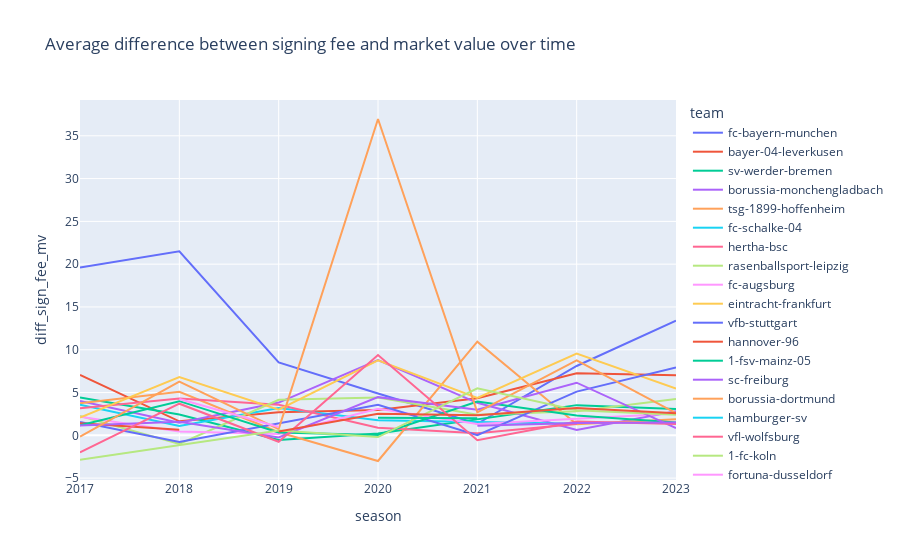

Write notebook code for a chart like this one.
### Code cell
px.line(
    df_diff_sign_fee_mv,
    x="season",
    y="diff_sign_fee_mv",
    color="team",
    title="Average difference between signing fee and market value over time",
)

### Figure 1 — Plotly figure (JSON) as saved in the notebook; plotly's stock layout.template omitted (floating-point values rounded to 4 significant figures)
{"data": [{"hovertemplate": "team=fc-bayern-munchen<br>season=%{x}<br>diff_sign_fee_mv=%{y}<extra></extra>", "legendgroup": "fc-bayern-munchen", "line": {"color": "#636efa", "dash": "solid"}, "marker": {"symbol": "circle"}, "mode": "lines", "name": "fc-bayern-munchen", "orientation": "v", "showlegend": true, "type": "scatter", "x": [2017, 2018, 2019, 2020, 2021, 2022, 2023], "xaxis": "x", "y": [19.6, 21.5, 8.529, 4.893, 1.35, 8.1, 13.4], "yaxis": "y"}, {"hovertemplate": "team=bayer-04-leverkusen<br>season=%{x}<br>diff_sign_fee_mv=%{y}<extra></extra>", "legendgroup": "bayer-04-leverkusen", "line": {"color": "#EF553B", "dash": "solid"}, "marker": {"symbol": "circle"}, "mode": "lines", "name": "bayer-04-leverkusen", "orientation": "v", "showlegend": true, "type": "scatter", "x": [2017, 2018, 2019, 2020, 2021, 2022, 2023], "xaxis": "x", "y": [7.06, 1.64, 2.7, 2.96, 4.328, 7.25, 7.011], "yaxis": "y"}, {"hovertemplate": "team=sv-werder-bremen<br>season=%{x}<br>diff_sign_fee_mv=%{y}<extra></extra>", "legendgroup": "sv-werder-bremen", "line": {"color": "#00cc96", "dash": "solid"}, "marker": {"symbol": "circle"}, "mode": "lines", "name": "sv-werder-bremen", "orientation": "v", "showlegend": true, "type": "scatter", "x": [2017, 2018, 2019, 2020, 2022, 2023], "xaxis": "x", "y": [4.417, 2.441, -0.5562, 0.2083, 3.529, 3.075], "yaxis": "y"}, {"hovertemplate": "team=borussia-monchengladbach<br>season=%{x}<br>diff_sign_fee_mv=%{y}<extra></extra>", "legendgroup": "borussia-monchengladbach", "line": {"color": "#ab63fa", "dash": "solid"}, "marker": {"symbol": "circle"}, "mode": "lines", "name": "borussia-monchengladbach", "orientation": "v", "showlegend": true, "type": "scatter", "x": [2017, 2018, 2019, 2020, 2021, 2022, 2023], "xaxis": "x", "y": [4, 1.46, 3.83, 8.8, 3.8, 0.625, 2.83], "yaxis": "y"}, {"hovertemplate": "team=tsg-1899-hoffenheim<br>season=%{x}<br>diff_sign_fee_mv=%{y}<extra></extra>", "legendgroup": "tsg-1899-hoffenheim", "line": {"color": "#FFA15A", "dash": "solid"}, "marker": {"symbol": "circle"}, "mode": "lines", "name": "tsg-1899-hoffenheim", "orientation": "v", "showlegend": true, "type": "scatter", "x": [2017, 2018, 2019, 2020, 2021, 2022, 2023], "xaxis": "x", "y": [3.76, 5.083, 0.3571, -3, 10.94, 1.3, 1.887], "yaxis": "y"}, {"hovertemplate": "team=fc-schalke-04<br>season=%{x}<br>diff_sign_fee_mv=%{y}<extra></extra>", "legendgroup": "fc-schalke-04", "line": {"color": "#19d3f3", "dash": "solid"}, "marker": {"symbol": "circle"}, "mode": "lines", "name": "fc-schalke-04", "orientation": "v", "showlegend": true, "type": "scatter", "x": [2017, 2018, 2019, 2020, 2022], "xaxis": "x", "y": [3.578, 1.1, 3.2, 1.75, 1.355], "yaxis": "y"}, {"hovertemplate": "team=hertha-bsc<br>season=%{x}<br>diff_sign_fee_mv=%{y}<extra></extra>", "legendgroup": "hertha-bsc", "line": {"color": "#FF6692", "dash": "solid"}, "marker": {"symbol": "circle"}, "mode": "lines", "name": "hertha-bsc", "orientation": "v", "showlegend": true, "type": "scatter", "x": [2017, 2018, 2019, 2020, 2021, 2022], "xaxis": "x", "y": [3.163, 4.3, 3.567, 0.8889, 0.25, 1.333], "yaxis": "y"}, {"hovertemplate": "team=rasenballsport-leipzig<br>season=%{x}<br>diff_sign_fee_mv=%{y}<extra></extra>", "legendgroup": "rasenballsport-leipzig", "line": {"color": "#B6E880", "dash": "solid"}, "marker": {"symbol": "circle"}, "mode": "lines", "name": "rasenballsport-leipzig", "orientation": "v", "showlegend": true, "type": "scatter", "x": [2017, 2018, 2019, 2020, 2021, 2022, 2023], "xaxis": "x", "y": [2.263, -1, 4.149, 4.417, 2.4, 2.8, 4.237], "yaxis": "y"}, {"hovertemplate": "team=fc-augsburg<br>season=%{x}<br>diff_sign_fee_mv=%{y}<extra></extra>", "legendgroup": "fc-augsburg", "line": {"color": "#FF97FF", "dash": "solid"}, "marker": {"symbol": "circle"}, "mode": "lines", "name": "fc-augsburg", "orientation": "v", "showlegend": true, "type": "scatter", "x": [2017, 2018, 2019, 2020, 2021, 2022, 2023], "xaxis": "x", "y": [2.167, 0.4375, 0.155, 3.1, 1.333, 1.973, 2.55], "yaxis": "y"}, {"hovertemplate": "team=eintracht-frankfurt<br>season=%{x}<br>diff_sign_fee_mv=%{y}<extra></extra>", "legendgroup": "eintracht-frankfurt", "line": {"color": "#FECB52", "dash": "solid"}, "marker": {"symbol": "circle"}, "mode": "lines", "name": "eintracht-frankfurt", "orientation": "v", "showlegend": true, "type": "scatter", "x": [2017, 2018, 2019, 2020, 2021, 2022, 2023], "xaxis": "x", "y": [2.075, 6.81, 2.995, 8.758, 4.381, 9.555, 5.453], "yaxis": "y"}, {"hovertemplate": "team=vfb-stuttgart<br>season=%{x}<br>diff_sign_fee_mv=%{y}<extra></extra>", "legendgroup": "vfb-stuttgart", "line": {"color": "#636efa", "dash": "solid"}, "marker": {"symbol": "circle"}, "mode": "lines", "name": "vfb-stuttgart", "orientation": "v", "showlegend": true, "type": "scatter", "x": [2017, 2018, 2020, 2021, 2022, 2023], "xaxis": "x", "y": [1.571, -0.7678, 3.567, 0.025, 5.108, 7.93], "yaxis": "y"}, {"hovertemplate": "team=hannover-96<br>season=%{x}<br>diff_sign_fee_mv=%{y}<extra></extra>", "legendgroup": "hannover-96", "line": {"color": "#EF553B", "dash": "solid"}, "marker": {"symbol": "circle"}, "mode": "lines", "name": "hannover-96", "orientation": "v", "showlegend": true, "type": "scatter", "x": [2017, 2018], "xaxis": "x", "y": [1.4, 0.6375], "yaxis": "y"}, {"hovertemplate": "team=1-fsv-mainz-05<br>season=%{x}<br>diff_sign_fee_mv=%{y}<extra></extra>", "legendgroup": "1-fsv-mainz-05", "line": {"color": "#00cc96", "dash": "solid"}, "marker": {"symbol": "circle"}, "mode": "lines", "name": "1-fsv-mainz-05", "orientation": "v", "showlegend": true, "type": "scatter", "x": [2017, 2018, 2019, 2020, 2021, 2022, 2023], "xaxis": "x", "y": [1.182, 3.992, 0.3361, 0.05, 3.95, 2.312, 1.5], "yaxis": "y"}, {"hovertemplate": "team=sc-freiburg<br>season=%{x}<br>diff_sign_fee_mv=%{y}<extra></extra>", "legendgroup": "sc-freiburg", "line": {"color": "#ab63fa", "dash": "solid"}, "marker": {"symbol": "circle"}, "mode": "lines", "name": "sc-freiburg", "orientation": "v", "showlegend": true, "type": "scatter", "x": [2017, 2018, 2019, 2020, 2021, 2022, 2023], "xaxis": "x", "y": [1.15, 1.572, -0.24, 4.463, 3, 6.15, 0.85], "yaxis": "y"}, {"hovertemplate": "team=borussia-dortmund<br>season=%{x}<br>diff_sign_fee_mv=%{y}<extra></extra>", "legendgroup": "borussia-dortmund", "line": {"color": "#FFA15A", "dash": "solid"}, "marker": {"symbol": "circle"}, "mode": "lines", "name": "borussia-dortmund", "orientation": "v", "showlegend": true, "type": "scatter", "x": [2017, 2018, 2019, 2020, 2021, 2022, 2023], "xaxis": "x", "y": [-0.1487, 6.287, 0.7286, 36.96, 2.688, 8.762, 2.583], "yaxis": "y"}, {"hovertemplate": "team=hamburger-sv<br>season=%{x}<br>diff_sign_fee_mv=%{y}<extra></extra>", "legendgroup": "hamburger-sv", "line": {"color": "#19d3f3", "dash": "solid"}, "marker": {"symbol": "circle"}, "mode": "lines", "name": "hamburger-sv", "orientation": "v", "showlegend": true, "type": "scatter", "x": [2017], "xaxis": "x", "y": [-1.821], "yaxis": "y"}, {"hovertemplate": "team=vfl-wolfsburg<br>season=%{x}<br>diff_sign_fee_mv=%{y}<extra></extra>", "legendgroup": "vfl-wolfsburg", "line": {"color": "#FF6692", "dash": "solid"}, "marker": {"symbol": "circle"}, "mode": "lines", "name": "vfl-wolfsburg", "orientation": "v", "showlegend": true, "type": "scatter", "x": [2017, 2018, 2019, 2020, 2021, 2022, 2023], "xaxis": "x", "y": [-2, 3.694, -0.75, 9.375, -0.5714, 1.608, 1.311], "yaxis": "y"}, {"hovertemplate": "team=1-fc-koln<br>season=%{x}<br>diff_sign_fee_mv=%{y}<extra></extra>", "legendgroup": "1-fc-koln", "line": {"color": "#B6E880", "dash": "solid"}, "marker": {"symbol": "circle"}, "mode": "lines", "name": "1-fc-koln", "orientation": "v", "showlegend": true, "type": "scatter", "x": [2017, 2019, 2020, 2021, 2022, 2023], "xaxis": "x", "y": [-2.864, 0.5643, -0.2, 5.5, 2.938, 2.417], "yaxis": "y"}, {"hovertemplate": "team=fortuna-dusseldorf<br>season=%{x}<br>diff_sign_fee_mv=%{y}<extra></extra>", "legendgroup": "fortuna-dusseldorf", "line": {"color": "#FF97FF", "dash": "solid"}, "marker": {"symbol": "circle"}, "mode": "lines", "name": "fortuna-dusseldorf", "orientation": "v", "showlegend": true, "type": "scatter", "x": [2018, 2019], "xaxis": "x", "y": [4.236, 0.9786], "yaxis": "y"}, {"hovertemplate": "team=1-fc-nurnberg<br>season=%{x}<br>diff_sign_fee_mv=%{y}<extra></extra>", "legendgroup": "1-fc-nurnberg", "line": {"color": "#FECB52", "dash": "solid"}, "marker": {"symbol": "circle"}, "mode": "lines", "name": "1-fc-nurnberg", "orientation": "v", "showlegend": true, "type": "scatter", "x": [2018], "xaxis": "x", "y": [1.272], "yaxis": "y"}, {"hovertemplate": "team=sc-paderborn-07<br>season=%{x}<br>diff_sign_fee_mv=%{y}<extra></extra>", "legendgroup": "sc-paderborn-07", "line": {"color": "#636efa", "dash": "solid"}, "marker": {"symbol": "circle"}, "mode": "lines", "name": "sc-paderborn-07", "orientation": "v", "showlegend": true, "type": "scatter", "x": [2019], "xaxis": "x", "y": [0.9719], "yaxis": "y"}, {"hovertemplate": "team=1-fc-union-berlin<br>season=%{x}<br>diff_sign_fee_mv=%{y}<extra></extra>", "legendgroup": "1-fc-union-berlin", "line": {"color": "#EF553B", "dash": "solid"}, "marker": {"symbol": "circle"}, "mode": "lines", "name": "1-fc-union-berlin", "orientation": "v", "showlegend": true, "type": "scatter", "x": [2019, 2020, 2021, 2022, 2023], "xaxis": "x", "y": [0.4375, 2.514, 2.332, 3.195, 2.575], "yaxis": "y"}, {"hovertemplate": "team=arminia-bielefeld<br>season=%{x}<br>diff_sign_fee_mv=%{y}<extra></extra>", "legendgroup": "arminia-bielefeld", "line": {"color": "#00cc96", "dash": "solid"}, "marker": {"symbol": "circle"}, "mode": "lines", "name": "arminia-bielefeld", "orientation": "v", "showlegend": true, "type": "scatter", "x": [2020, 2021], "xaxis": "x", "y": [2.054, 1.995], "yaxis": "y"}, {"hovertemplate": "team=vfl-bochum<br>season=%{x}<br>diff_sign_fee_mv=%{y}<extra></extra>", "legendgroup": "vfl-bochum", "line": {"color": "#ab63fa", "dash": "solid"}, "marker": {"symbol": "circle"}, "mode": "lines", "name": "vfl-bochum", "orientation": "v", "showlegend": true, "type": "scatter", "x": [2021, 2022, 2023], "xaxis": "x", "y": [1.125, 1.445, 1.507], "yaxis": "y"}, {"hovertemplate": "team=spvgg-greuther-furth<br>season=%{x}<br>diff_sign_fee_mv=%{y}<extra></extra>", "legendgroup": "spvgg-greuther-furth", "line": {"color": "#FFA15A", "dash": "solid"}, "marker": {"symbol": "circle"}, "mode": "lines", "name": "spvgg-greuther-furth", "orientation": "v", "showlegend": true, "type": "scatter", "x": [2021], "xaxis": "x", "y": [0.8], "yaxis": "y"}, {"hovertemplate": "team=1-fc-heidenheim-1846<br>season=%{x}<br>diff_sign_fee_mv=%{y}<extra></extra>", "legendgroup": "1-fc-heidenheim-1846", "line": {"color": "#19d3f3", "dash": "solid"}, "marker": {"symbol": "circle"}, "mode": "lines", "name": "1-fc-heidenheim-1846", "orientation": "v", "showlegend": true, "type": "scatter", "x": [2023], "xaxis": "x", "y": [1.36], "yaxis": "y"}, {"hovertemplate": "team=sv-darmstadt-98<br>season=%{x}<br>diff_sign_fee_mv=%{y}<extra></extra>", "legendgroup": "sv-darmstadt-98", "line": {"color": "#FF6692", "dash": "solid"}, "marker": {"symbol": "circle"}, "mode": "lines", "name": "sv-darmstadt-98", "orientation": "v", "showlegend": true, "type": "scatter", "x": [2023], "xaxis": "x", "y": [1.075], "yaxis": "y"}], "layout": {"legend": {"title": {"text": "team"}, "tracegroupgap": 0}, "title": {"text": "Average difference between signing fee and market value over time"}, "xaxis": {"anchor": "y", "domain": [0, 1], "title": {"text": "season"}}, "yaxis": {"anchor": "x", "domain": [0, 1], "title": {"text": "diff_sign_fee_mv"}}}}
